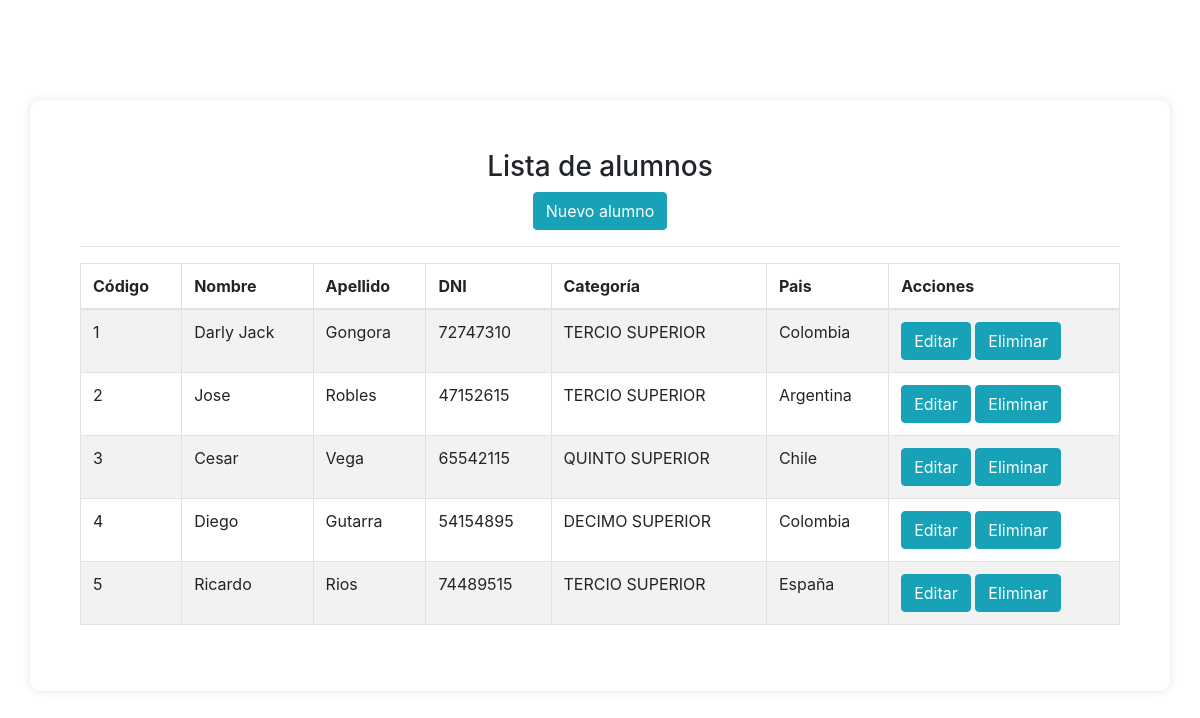
The page / on the database its author committed.
### tables this page shows
CREATE TABLE `alumnos` (
  `cod_alum` int(11) NOT NULL,
  `nom_alum` varchar(25) NOT NULL,
  `ape_alum` varchar(25) NOT NULL,
  `dni_alum` char(8) NOT NULL,
  `cod_cat` int(11) DEFAULT NULL,
  `cod_pais` int(11) DEFAULT NULL,
  `estado` tinyint(1) NOT NULL DEFAULT 1
);

CREATE TABLE `categorias` (
  `cod_cat` int(11) NOT NULL,
  `nom_cat` varchar(50) NOT NULL
);

CREATE TABLE `pais` (
  `cod_pais` int(11) NOT NULL,
  `desc_pais` varchar(40) NOT NULL
);

### index.php (the view, shortened to what this page needs)
<html>
<head>
    <link
      rel="stylesheet"
      href="https://maxcdn.bootstrapcdn.com/bootstrap/4.0.0/css/bootstrap.min.css"
    />
    <link
      rel="stylesheet"
      href="https://cdn.datatables.net/1.11.3/css/dataTables.bootstrap4.min.css"
    />
    <link
      rel="stylesheet"
      href="https://cdnjs.cloudflare.com/ajax/libs/twitter-bootstrap/4.5.2/css/bootstrap.css"
    />
</head>
<body>
<?php
	include("conexion.php");
	$sql="select a.cod_alum, a.nom_alum, a.ape_alum, a.dni_alum, c.nom_cat, p.desc_pais from alumnos a
		  inner join categorias c
		  on c.cod_cat = a.cod_cat
		  inner join pais p
		  on p.cod_pais = a.cod_pais
		  where a.estado = 1
		  order by a.cod_alum asc";
	$resultado=mysqli_query($conexion,$sql);
?>
	<div class="container" style="width: 100%;
        margin-top:100px;
        background-color: white;
        padding: 50px;
        border-radius: 10px;
        box-shadow: 0 0 10px 0 rgba(0,0,0,.10);">
	<table class="table table-striped table-bordered table-hover" style="width: 100%" id="myTable">
	<div class="panel-heading text-center">
                <h3>Lista de alumnos</h3>
				<a href="agregar.php" class="btn btn-info">Nuevo alumno</a>
                <hr />
            </div>
		<thead>
			<tr>
				<th scope="col">Código</th>
				<th scope="col">Nombre</th>
				<th scope="col">Apellido</th>
				<th scope="col">DNI</th>
				<th scope="col">Categoría</th>
				<th scope="col">Pais</th>
				<th scope="col">Acciones</th>
			</tr>
		</thead>
		<tbody>
			<?php
				while($filas=mysqli_fetch_assoc($resultado)){
			?>
			<tr>
				<td scope="row"><?php echo $filas['cod_alum']?></td>
				<td scope="row"><?php echo $filas['nom_alum']?></td>
				<td scope="row"><?php echo $filas['ape_alum']?></td>
				<td scope="row"><?php echo $filas['dni_alum']?></td>
				<td scope="row"><?php echo $filas['nom_cat']?></td>
				<td scope="row"><?php echo $filas['desc_pais']?></td>
				<td>
					<?php echo "<a href='editar.php?cod_alum=".$filas['cod_alum']."' class='btn btn-info'>Editar</a>";?>
					<?php echo "<a href='eliminar.php?cod_alum=".$filas['cod_alum']."' class='btn btn-info'>Eliminar</a>";?>
				</td>
			</tr>
			<?php
				}
			?>
		</tbody>
	</table>
</body>
</html>

### rows shown on the page
alumnos: cod_alum "1", nom_alum "Darly Jack", ape_alum "Gongora", dni_alum "72747310", cod_cat.nom_cat "TERCIO SUPERIOR", cod_pais.desc_pais "Colombia"
alumnos: cod_alum "2", nom_alum "Jose", ape_alum "Robles", dni_alum "47152615", cod_cat.nom_cat "TERCIO SUPERIOR", cod_pais.desc_pais "Argentina"
alumnos: cod_alum "3", nom_alum "Cesar", ape_alum "Vega", dni_alum "65542115", cod_cat.nom_cat "QUINTO SUPERIOR", cod_pais.desc_pais "Chile"
alumnos: cod_alum "4", nom_alum "Diego", ape_alum "Gutarra", dni_alum "54154895", cod_cat.nom_cat "DECIMO SUPERIOR", cod_pais.desc_pais "Colombia"
alumnos: cod_alum "5", nom_alum "Ricardo", ape_alum "Rios", dni_alum "74489515", cod_cat.nom_cat "TERCIO SUPERIOR", cod_pais.desc_pais "España"
